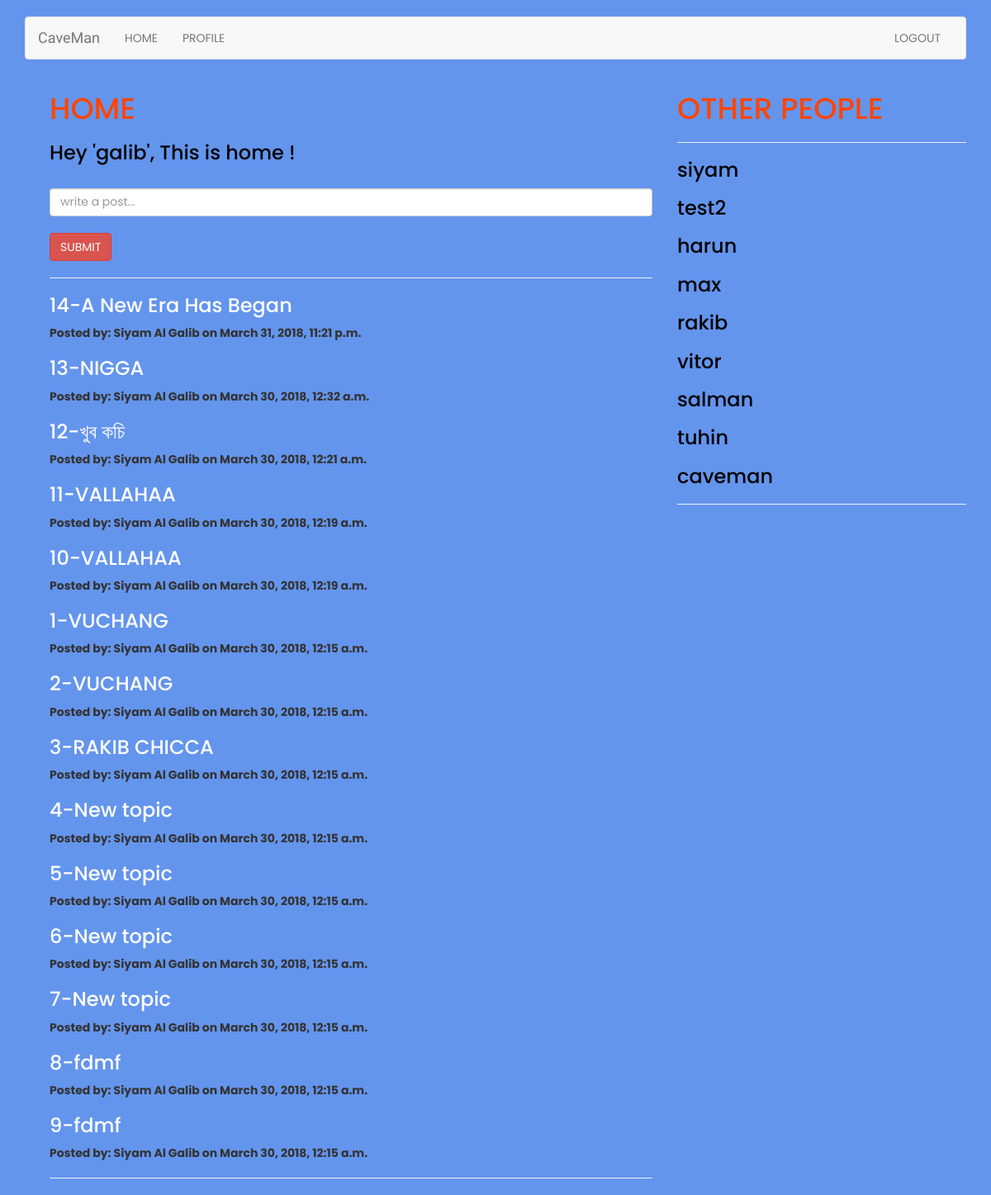
The app's page /home/ (signed in) with its own data.
### home/models.py (models this page shows, shortened)
class Post(models.Model):
    post = models.CharField(max_length=500)
    user = models.ForeignKey(User)
    created = models.DateTimeField(auto_now_add=True)
    updated = models.DateTimeField(auto_now_add=True)

### home/views.py (the view, shortened to what this page needs)
class HomeView(TemplateView):
    template_name = 'home.html'
    def get(self, request, *args, **kwargs):
        form = HomeForm()
        posts = Post.objects.all().order_by('-created')
        users = User.objects.exclude(id=request.user.id)
        context = {'form': form, 'posts': posts, 'users': users}
        return render(request, self.template_name, context)

### home/forms.py
class HomeForm(forms.ModelForm):
    post = forms.CharField(widget=forms.TextInput(
        attrs={
            'class': 'form-control',
            'placeholder': 'write a post...',
        }
    ))
    class Meta:
        model = Post
        fields = ('post', )

### home/templates/home.html (shortened to what this page needs)
{% extends 'base.html' %}
{% block body %}
<div class="container">
    <div class="container container-fluid">
        <div class="col-md-8">
            <h1 style="color: orangered">HOME</h1>
            <h3 style="color: black">Hey '{{ user }}', This is home !</h3>
            <br>
            <form method="post">
                {{ form.post }}
                <br>
                <button type="submit" class="btn btn-danger">
                    SUBMIT
                </button>
            </form>
            <hr>
            {% for post in posts %}
                <h3 style="color: white">{{ post.pk }}-{{ post.post }}</h3>
                <p><b>Posted by: {{ post.user.get_full_name }} on {{ post.created }}</b></p>
            {% endfor %}
            <hr>
        </div>
        <div class="col-md-4">
            <h1 style="color: orangered">OTHER PEOPLE</h1>
            <hr>
            {% for user in users %}
                <a href="{% url 'accounts:view-profile' user.pk %}">
                    <h3 style="color: black">{{ user.username }}</h3>
                </a>
            {% endfor %}
            <hr>
        </div>
    </div>
</div>
{% endblock %}

### accounts/static/accounts/style.css (style rules this page uses)
body { background-color: cornflowerblue; font-family: 'Poppins', sans-serif; }

### records on screen
Post: pk "14", post "A New Era Has Began", user.get_full_name "Siyam Al Galib", created "March 31, 2018, 11:21 p.m."
Post: pk "13", post "NIGGA", user.get_full_name "Siyam Al Galib", created "March 30, 2018, 12:32 a.m."
Post: pk "12", post "খুব কচি", user.get_full_name "Siyam Al Galib", created "March 30, 2018, 12:21 a.m."
Post: pk "11", post "VALLAHAA", user.get_full_name "Siyam Al Galib", created "March 30, 2018, 12:19 a.m."
Post: pk "10", post "VALLAHAA", user.get_full_name "Siyam Al Galib", created "March 30, 2018, 12:19 a.m."
Post: pk "1", post "VUCHANG", user.get_full_name "Siyam Al Galib", created "March 30, 2018, 12:15 a.m."
Post: pk "2", post "VUCHANG", user.get_full_name "Siyam Al Galib", created "March 30, 2018, 12:15 a.m."
Post: pk "3", post "RAKIB CHICCA", user.get_full_name "Siyam Al Galib", created "March 30, 2018, 12:15 a.m."
Post: pk "4", post "New topic", user.get_full_name "Siyam Al Galib", created "March 30, 2018, 12:15 a.m."
Post: pk "5", post "New topic", user.get_full_name "Siyam Al Galib", created "March 30, 2018, 12:15 a.m."
Post: pk "6", post "New topic", user.get_full_name "Siyam Al Galib", created "March 30, 2018, 12:15 a.m."
Post: pk "7", post "New topic", user.get_full_name "Siyam Al Galib", created "March 30, 2018, 12:15 a.m."
Post: pk "8", post "fdmf", user.get_full_name "Siyam Al Galib", created "March 30, 2018, 12:15 a.m."
Post: pk "9", post "fdmf", user.get_full_name "Siyam Al Galib", created "March 30, 2018, 12:15 a.m."

### other values on screen
{{ user }} "galib"
{{ user.username }} "siyam"
{{ user.username }} "test2"
{{ user.username }} "harun"
{{ user.username }} "max"
{{ user.username }} "rakib"
{{ user.username }} "vitor"
{{ user.username }} "salman"
{{ user.username }} "tuhin"
{{ user.username }} "caveman"
